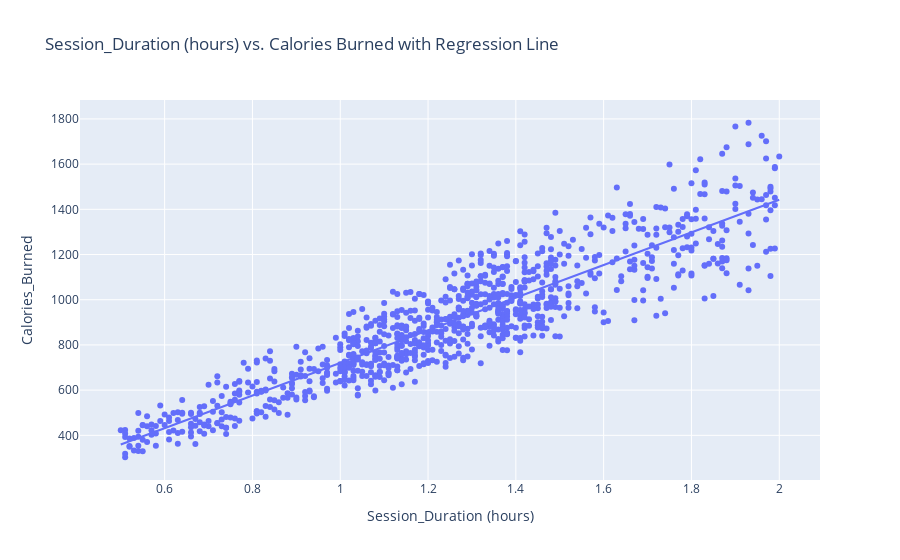

This figure's notebook cell:
### Code cell
fig5 = px.scatter(df, x='Session_Duration (hours)', y='Calories_Burned', trendline='ols', 
                 title=' Session_Duration (hours) vs. Calories Burned with Regression Line')
fig5.show()

### Figure 1 — Plotly figure (JSON) as saved in the notebook; plotly's stock layout.template omitted (floating-point values rounded to 4 significant figures; data arrays with more than 128 entries replaced by an {"elided": "..."} marker saying what was removed)
{"data": [{"hovertemplate": "Session_Duration (hours)=%{x}<br>Calories_Burned=%{y}<extra></extra>", "legendgroup": "", "marker": {"color": "#636efa", "symbol": "circle"}, "mode": "markers", "name": "", "orientation": "v", "showlegend": false, "type": "scatter", "x": {"elided": "973 float values"}, "xaxis": "x", "y": {"elided": "973 int values"}, "yaxis": "y"}, {"hovertemplate": "<b>OLS trendline</b><br>Calories_Burned = 721.786 * Session_Duration (hours) + -1.44646<br>R<sup>2</sup>=0.824719<br><br>Session_Duration (hours)=%{x}<br>Calories_Burned=%{y} <b>(trend)</b><extra></extra>", "legendgroup": "", "marker": {"color": "#636efa", "symbol": "circle"}, "mode": "lines", "name": "", "showlegend": false, "type": "scatter", "x": {"elided": "973 float values"}, "xaxis": "x", "y": {"elided": "973 float values"}, "yaxis": "y"}], "layout": {"autosize": true, "legend": {"tracegroupgap": 0}, "title": {"text": " Session_Duration (hours) vs. Calories Burned with Regression Line"}, "xaxis": {"anchor": "y", "autorange": true, "domain": [0, 1], "range": [0.4061, 2.094], "title": {"text": "Session_Duration (hours)"}, "type": "linear"}, "yaxis": {"anchor": "x", "autorange": true, "domain": [0, 1], "range": [180.9, 1905.0], "title": {"text": "Calories_Burned"}, "type": "linear"}}}
